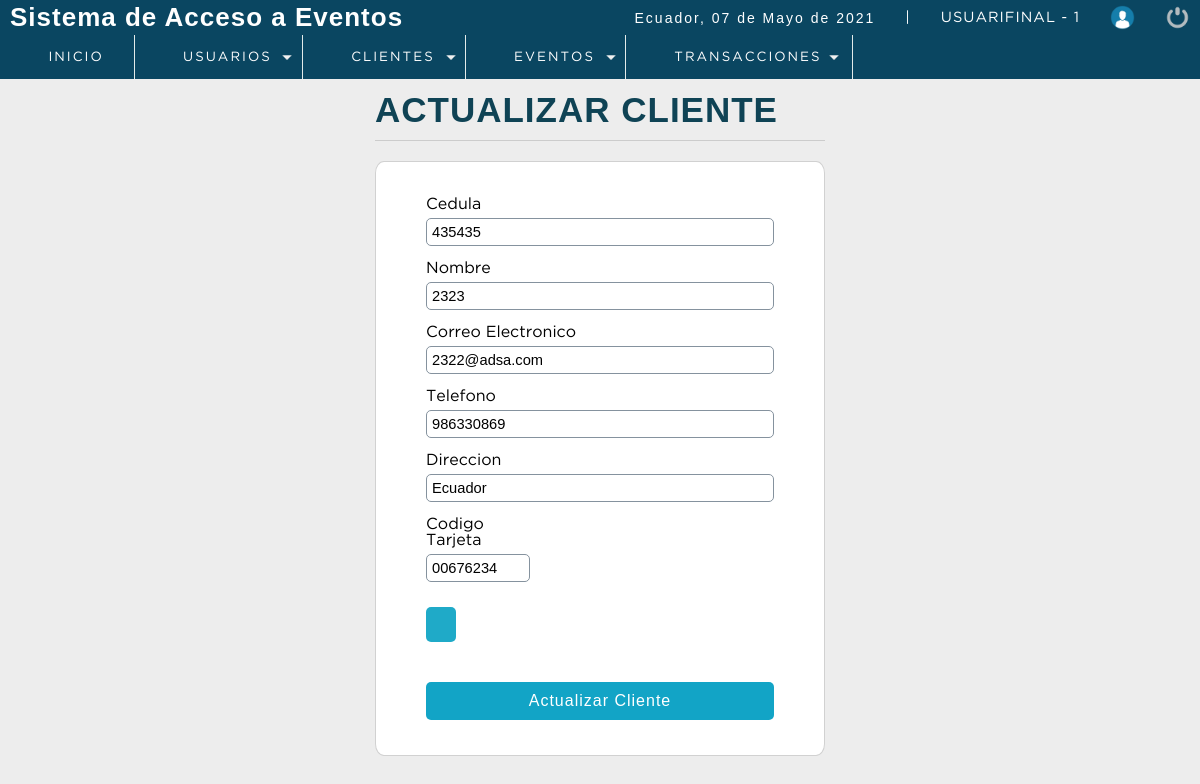
The app's page /P_seminarios/sistema/editar_cliente.php?id=75 (signed in) with its own data.
### tables this page shows
CREATE TABLE `cliente` (
  `idcliente` int(11) NOT NULL,
  `cedula` int(11) DEFAULT NULL,
  `nombre` varchar(80) DEFAULT NULL,
  `apellidos` varchar(80) NOT NULL,
  `Correo` varchar(80) DEFAULT NULL,
  `telefono` int(11) DEFAULT NULL,
  `direccion` text DEFAULT NULL,
  `dateAdd` datetime NOT NULL DEFAULT current_timestamp(),
  `usuario_id` int(11) NOT NULL,
  `status` int(11) NOT NULL DEFAULT 1,
  `cod_tarjeta` varchar(20) NOT NULL
);

### P_seminarios/sistema/editar_cliente.php (the view, shortened to what this page needs)
<?php
 include "../conection.php";
$idcliente = $_REQUEST['id'];
$sql = mysqli_query($conection,"SELECT *
                                FROM cliente
                                WHERE idcliente = $idcliente AND status = 1");
$result_sql = mysqli_num_rows($sql);
if($result_sql == 0){
    header('Location: lista_clientes.php');
}else{
    while ($data = mysqli_fetch_array($sql)) {
            $cedula     = $data['cedula'];
            $nombre     = $data['nombre'];
            $email      = $data['Correo'];
            $telefono   = $data['telefono'];
            $direccion  = $data['direccion'];
            $codTarjeta  = $data['cod_tarjeta'];
    }
}
?>
<!DOCTYPE html>
<html lang="en">
<head>
	<?php include "includes/scripts.php"?>
</head>
<body>
 <?php include "includes/header.php"?>
	<section id="container">
		<div class="form_registre">
        <h1>ACTUALIZAR CLIENTE</h1>
        <hr>
        <form action="" method="post">
            <label for="cedula">Cedula</label>
            <input type="text" name="cedula" id="cedula" placeholder="Numero de Cedula" value="<?php echo $cedula?>">
            <label for="nombre">Nombre</label>
            <input type="text" name="nombre" id="nombre" placeholder="Nombre Completo" value="<?php echo $nombre?>">
            <label for="correo">Correo Electronico</label>
            <input type="email" name="correo" id="correo" placeholder="Correo Electronico" value="<?php echo $email?>">
            <label for="telefono">Telefono</label>
            <input type="number" name="telefono" id="telefono" placeholder="Numero de Telefono" value="<?php echo $telefono?>">
            <label for="direccion">Direccion</label>
            <input type="text" name="direccion" id="direccion" placeholder="Direccion Completa" value="<?php echo $direccion?>">
            <div class="wd30">
                    <label for="">Codigo Tarjeta</label>
                    <input type="text" name="cod_tarjeta" id="cod_tarjeta"  value="<?php echo $codTarjeta?>" required >
                </div>
                <div class="wd30">
                <button class="btn_view " id="btn_refresh" type="button" style="margin: 25px auto 10px auto;" ><i class="fas fa-sync"></i></button>
                </div>
            <input type="submit" value="Actualizar Cliente" class="btn_save">
        </form>
        </div>
	</section>
</body>
</html>

### P_seminarios/sistema/css/style.css (style rules this page uses)
* { margin: 0; padding: 0; box-sizing: border-box; }
body { background: #ededed; }
h1, h2, h3, h4, h5, h6 { font-family: 'arial'; font-weight: bold; letter-spacing: 1px; }
h1 { font-size: 26px; }
#container { padding: 90px 15px 15px; }
.form_registre { width: 450px; margin: auto; }
.form_registre h1 { color: #0f4355; margin-top: auto; }
hr { border: 0; background: #CCC; height: 1px; margin: 10px 0; display: block; }
form { border: 2px solid #78909C; border-radius: 2%; background: #FFF; margin: auto; padding: 20px 50px; border: 1px solid #d1d1d1; }
label { display: block; font-size: 12pt ; font-family: 'GothamBook'; margin: 15px auto 5px auto; }
input,select { display: block; width: 100%; font-size: 11pt; padding: 5px; border: 1px solid #85929e; border-radius: 5px; }
.btn_save { font-size: 12pt; background: #12a4c6; padding: 10px; color: #FFF; letter-spacing: 1px; border: 0; cursor: pointer; margin: 30px auto 15px auto; display: block; border-radius: 5px; }
#container h1 { font-size: 35px; display: inline-block; }
.wd30 { width: 30%; }
.btn_view { background-color: #1faac8; border: 0; border-radius: 5px; cursor: pointer; padding: 10px; margin: 0 3px; color: #FFF; }

### records on screen
cliente: cedula "435435", nombre "2323", correo "2322@adsa.com", telefono "986330869", direccion "Ecuador", cod_tarjeta "00676234"

### other values on screen
fechaC() "07 de Mayo de 2021"
$_SESSION['user'] "USUARIFINAL"
$_SESSION['rol'] "1"
